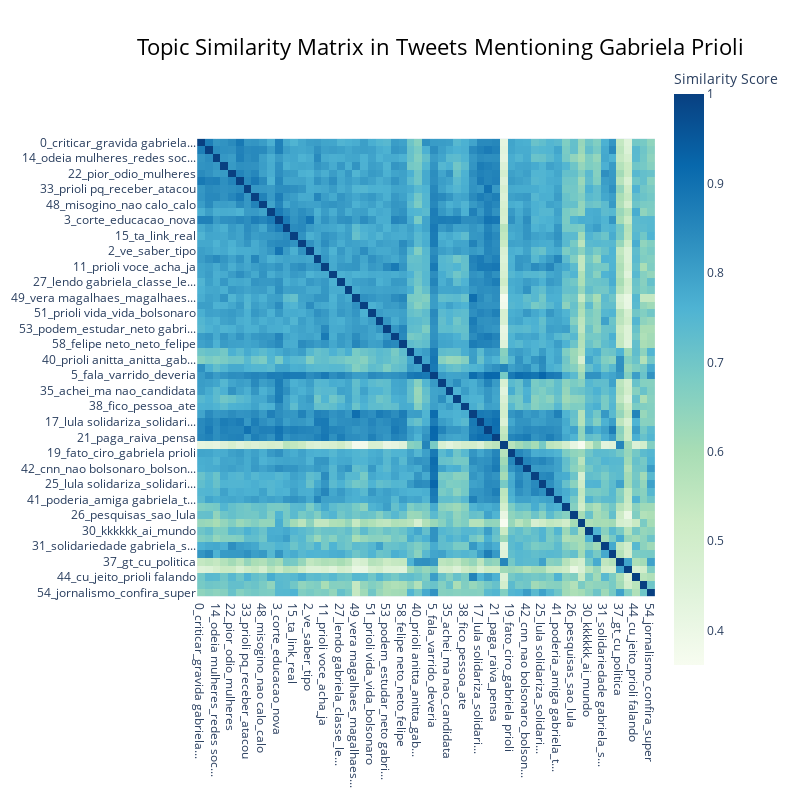

This figure's notebook cell:
### Code cell
fig2 = topic_model.visualize_heatmap(n_clusters=20)

fig2.update_layout(
    title_text="Topic Similarity Matrix in Tweets Mentioning Gabriela Prioli"
)

fig2.show()

### Figure 1 — Plotly figure (JSON) as saved in the notebook; plotly's stock layout.template omitted (floating-point values rounded to 4 significant figures; data arrays with more than 128 entries replaced by an {"elided": "..."} marker saying what was removed)
{"data": [{"coloraxis": "coloraxis", "hovertemplate": "x: %{x}<br>y: %{y}<br>Similarity Score: %{z}<extra></extra>", "name": "0", "type": "heatmap", "x": ["0_criticar_gravida gabriela...", "7_tentativa_advogada_atacar", "14_odeia mulheres_redes soc...", "16_semana_vera magalhaes_ma...", "22_pior_odio_mulheres", "23_colocou_militancia_ataca", "33_prioli pq_receber_atacou", "46_ataques_nao calo_calo", "48_misogino_nao calo_calo", "1_claro_eh_amiga", "3_corte_educacao_nova", "9_quase_aulas_deu", "15_ta_link_real", "39_lembra_tava_enxoval", "2_ve_saber_tipo", "6_comunicadora_mulher gravi...", "11_prioli voce_acha_ja", "12_deboche_usa_resposta", "27_lendo gabriela_classe_le...", "28_devem_veja_ninguem", "49_vera magalhaes_magalhaes...", "50_filha_curso politica_curso", "51_prioli vida_vida_bolsonaro", "52_anitta_gabriela prioli_p...", "53_podem_estudar_neto gabri...", "55_apoio_ate_ma", "58_felipe neto_neto_felipe", "4_leu_pena_tanto", "40_prioli anitta_anitta_gab...", "45_esgoto_volta_criticar", "5_fala_varrido_deveria", "8_nao bolsonaro_bolsonaro p...", "35_achei_ma nao_candidata", "36_video_prioli video_fica", "38_fico_pessoa_ate", "10_prioli gabriela_curso_fe...", "17_lula solidariza_solidari...", "18_prioli nao_piada gabriel...", "21_paga_raiva_pensa", "13_esgoto_volta_", "19_fato_ciro_gabriela prioli", "32_prioli cnn_voto_jornalista", "42_cnn_nao bolsonaro_bolson...", "20_inclusive_direito_gabrie...", "25_lula solidariza_solidari...", "34_jornal_gabriela prioli_p...", "41_poderia_amiga gabriela_t...", "24_felipe neto_neto_felipe", "26_pesquisas_sao_lula", "29_precisa_parar_pessoas", "30_kkkkkk_ai_mundo", "57_achei_nem_ma", "31_solidariedade gabriela_s...", "56_kirchner_cristina kirchn...", "37_gt_cu_politica", "43___", "44_cu_jeito_prioli falando", "47_acompanhar_assunto_polit...", "54_jornalismo_confira_super"], "xaxis": "x", "y": ["0_criticar_gravida gabriela...", "7_tentativa_advogada_atacar", "14_odeia mulheres_redes soc...", "16_semana_vera magalhaes_ma...", "22_pior_odio_mulheres", "23_colocou_militancia_ataca", "33_prioli pq_receber_atacou", "46_ataques_nao calo_calo", "48_misogino_nao calo_calo", "1_claro_eh_amiga", "3_corte_educacao_nova", "9_quase_aulas_deu", "15_ta_link_real", "39_lembra_tava_enxoval", "2_ve_saber_tipo", "6_comunicadora_mulher gravi...", "11_prioli voce_acha_ja", "12_deboche_usa_resposta", "27_lendo gabriela_classe_le...", "28_devem_veja_ninguem", "49_vera magalhaes_magalhaes...", "50_filha_curso politica_curso", "51_prioli vida_vida_bolsonaro", "52_anitta_gabriela prioli_p...", "53_podem_estudar_neto gabri...", "55_apoio_ate_ma", "58_felipe neto_neto_felipe", "4_leu_pena_tanto", "40_prioli anitta_anitta_gab...", "45_esgoto_volta_criticar", "5_fala_varrido_deveria", "8_nao bolsonaro_bolsonaro p...", "35_achei_ma nao_candidata", "36_video_prioli video_fica", "38_fico_pessoa_ate", "10_prioli gabriela_curso_fe...", "17_lula solidariza_solidari...", "18_prioli nao_piada gabriel...", "21_paga_raiva_pensa", "13_esgoto_volta_", "19_fato_ciro_gabriela prioli", "32_prioli cnn_voto_jornalista", "42_cnn_nao bolsonaro_bolson...", "20_inclusive_direito_gabrie...", "25_lula solidariza_solidari...", "34_jornal_gabriela prioli_p...", "41_poderia_amiga gabriela_t...", "24_felipe neto_neto_felipe", "26_pesquisas_sao_lula", "29_precisa_parar_pessoas", "30_kkkkkk_ai_mundo", "57_achei_nem_ma", "31_solidariedade gabriela_s...", "56_kirchner_cristina kirchn...", "37_gt_cu_politica", "43___", "44_cu_jeito_prioli falando", "47_acompanhar_assunto_polit...", "54_jornalismo_confira_super"], "yaxis": "y", "z": {"elided": "59x59 float values"}}], "layout": {"coloraxis": {"colorbar": {"title": {"text": "Similarity Score"}}, "colorscale": [[0, "rgb(247,252,240)"], [0.125, "rgb(224,243,219)"], [0.25, "rgb(204,235,197)"], [0.375, "rgb(168,221,181)"], [0.5, "rgb(123,204,196)"], [0.625, "rgb(78,179,211)"], [0.75, "rgb(43,140,190)"], [0.875, "rgb(8,104,172)"], [1, "rgb(8,64,129)"]]}, "height": 800, "hoverlabel": {"bgcolor": "white", "font": {"family": "Rockwell", "size": 16}}, "legend": {"title": {"text": "Trend"}}, "margin": {"t": 60}, "showlegend": true, "title": {"font": {"color": "Black", "size": 22}, "text": "Topic Similarity Matrix in Tweets Mentioning Gabriela Prioli", "x": 0.55, "xanchor": "center", "y": 0.95, "yanchor": "top"}, "width": 800, "xaxis": {"anchor": "y", "constrain": "domain", "domain": [0, 1], "scaleanchor": "y"}, "yaxis": {"anchor": "x", "autorange": "reversed", "constrain": "domain", "domain": [0, 1]}}}
